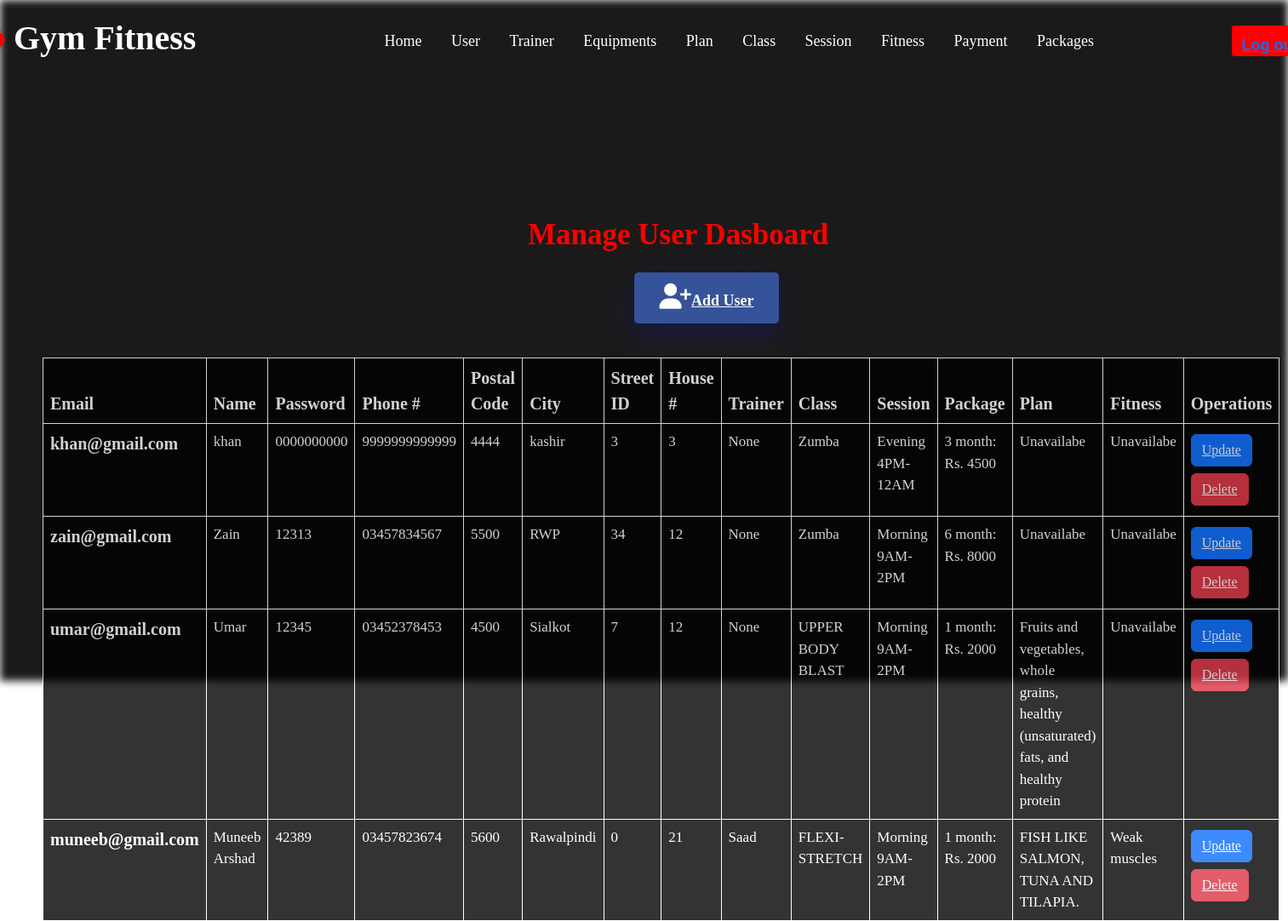
/userData.php, run on the app's committed database.
### tables this page shows
CREATE TABLE `user` (
  `userEmail` varchar(50) NOT NULL,
  `name` varchar(50) NOT NULL,
  `password` varchar(50) NOT NULL,
  `phoneNum` varchar(50) NOT NULL,
  `postacode` varchar(50) NOT NULL,
  `city` varchar(50) NOT NULL,
  `streetID` int(11) NOT NULL,
  `houseNum` int(11) NOT NULL,
  `sessionid` int(11) NOT NULL,
  `packageid` int(11) NOT NULL,
  `classid` int(11) NOT NULL,
  `trainerEmail` varchar(50) NOT NULL
);

CREATE TABLE `trainer` (
  `traineremail` varchar(50) NOT NULL,
  `trainername` varchar(50) NOT NULL,
  `password` varchar(50) NOT NULL,
  `phoneNum` varchar(50) NOT NULL,
  `postacode` varchar(50) NOT NULL,
  `city` varchar(50) NOT NULL,
  `streetID` varchar(50) NOT NULL,
  `houseNum` int(11) NOT NULL
);

CREATE TABLE `class` (
  `classid` int(11) NOT NULL,
  `classname` varchar(200) NOT NULL
);

CREATE TABLE `session` (
  `sessionid` int(11) NOT NULL,
  `sessionname` text NOT NULL
);

CREATE TABLE `package` (
  `packageid` int(11) NOT NULL,
  `packagename` varchar(200) NOT NULL
);

CREATE TABLE `plan` (
  `userEmail` varchar(50) NOT NULL,
  `planname` text DEFAULT NULL
);

CREATE TABLE `fitness` (
  `userEmail` varchar(50) NOT NULL,
  `fitnessstatus` text NOT NULL
);

### userData.php (the view, shortened to what this page needs)
<?php
include "dbconn.php";
?>
<!doctype html>
<html lang="en">
<head>
    <link rel="stylesheet" href="https://cdnjs.cloudflare.com/ajax/libs/font-awesome/6.1.1/css/all.min.css">
    <link href="https://cdn.jsdelivr.net/npm/bootstrap@5.2.0-beta1/dist/css/bootstrap.min.css" rel="stylesheet">
</head>
<body>
    <div class="contact-form">
        <button class="login"><a href="home.php">Log out</button>
        <li class="A"><a href="adminpanel.php">Home</a></li>
        <h2><i class="fa-solid fa-dumbbell" style="font-size:30px;color:red;"></i> Gym Fitness</h2>
        <li><a href="userData.php">User</a></li>
        <li><a class="active" href="trainerData.php">Trainer</a></li>
        <li><a class="active" href="equipmentData.php">Equipments</a></li>
        <li><a class="active" href="planData.php">Plan</a></li>
        <li><a class="active" href="classData.php">Class</a></li>
        <li><a class="active" href="sessionData.php">Session</a></li>
        <li><a class="active" href="fitnessData.php">Fitness</a></li>
        <li><a class="active" href="paymentData.php">Payment</a></li>
        <li><a class="active" href="packageData.php">Packages</a></li>
    </div>
    <div class="container">
        <label class="titl"> Manage User Dasboard</label>
        <button type="addUser" class="addUserbtn"><a href="userDataIn.php" class="text-light"><i
                    class="fa-solid fa-user-plus" style="font-size:30px;color:white;"></i>Add User</a></button>
        <table class="table" style="width:50%">
            <thead>
                <tr>
                    <th scope="col">Email</th>
                    <th scope="col">Name</th>
                    <th scope="col">Password</th>
                    <th scope="col">Phone #</th>
                    <th scope="col">Postal Code</th>
                    <th scope="col">City</th>
                    <th scope="col">Street ID</th>
                    <th scope="col">House #</th>
                    <th scope="col">Trainer</th>
                    <th scope="col">Class</th>
                    <th scope="col">Session</th>
                    <th scope="col">Package</th>
                    <th scope="col">Plan</th>
                    <th scope="col">Fitness</th>
                    <th scope="col">Operations</th>
                </tr>
            </thead>
            <tbody>
                <?php
                $sql = "select user.userEmail,user.name, user.password, user.phoneNum,user.postacode, user.city,user.streetID,user.houseNum,trainername,classname,sessionname,packagename,planname,fitnessstatus from user join trainer on user.trainerEmail=trainer.traineremail join  class on user.classid = class.classid join session on user.sessionid = session.sessionid join  package on user.packageid = package.packageid join  plan on user.userEmail = plan.userEmail join  fitness on user.userEmail = fitness.userEmail;";
                $result = mysqli_query($con,$sql);
                if($result){
                    while($row = mysqli_fetch_assoc($result)){
                        $email = $row['userEmail'];
                        $name = $row['name'];
                        $password = $row['password'];
                        $phone = $row['phoneNum'];
                        $postal = $row['postacode'];
                        $city = $row['city'];
                        $street = $row['streetID'];
                        $house = $row['houseNum'];
                        $trainer = $row['trainername'];
                        $class = $row['classname'];
                        $session = $row['sessionname'];
                        $package = $row['packagename'];
                        $plan = $row['planname'];
                        $fitness = $row['fitnessstatus'];
                        echo '<tr>
                        <th scope="row">'.$email.'</th>
                        <td>'.$name.'</td>
                        <td>'.$password.'</td>
                        <td>'.$phone.'</td>
                        <td>'.$postal.'</td>
                        <td>'.$city.'</td>
                        <td>'.$street.'</td>
                        <td>'.$house.'</td>
                        <td>'.$trainer.'</td>
                        <td>'.$class.'</td>
                        <td>'.$session.'</td>
                        <td>'.$package.'</td>
                        <td>'.$plan.'</td>
                        <td>'.$fitness.'</td>
                        <td>
                     <button class = "btn btn-primary my-1"><a href="userDataUpd.php?updateid='.$email.'" class = "text-light">Update</a></button><br>
                     <button class = "btn btn-danger my-1"><a href="userDelete.php?deleteid='.$email.'"class = "text-light">Delete</a></button><br>
                 </td>
                    </tr>';
                    }
                }
                ?>
            </tbody>
        </table>
    </div>
</body>
</html>

### userData.php (style rules this page uses)
* { box-sizing: border-box; }
body { padding: 0; margin: 0; font-family: 'Poppins', sans-serif; }
body:before { content: ''; position: fixed; width: 100vw; height: 100vh; background: black; background-position: center center; background-image: url(pic.jpg); background-repeat: no-repeat; background-attachment: fixed; background-size: cover; opacity: 0.9; -webkit-filter: blur(5px); -moz-filter: blur(1px); }
.contact-form { display: inline-block; position: absolute; top: 10px; left: 50%; transform: translate(-50%, -50%); width: 1520px; height: 45px; padding: 80px 40px; background: transparent; }
.contact-form h2 { position: absolute; font-family: 'poppins', 'san-serif'; margin: 0; padding: 0 0 20px; font-weight: bolder; top: 91px; font-size: 40px; left: -28px; color: #fff; }
label { font-family: 'poppins', 'san-serif'; margin: 0; padding: 0 0 20px; color: white; position: relative; }
.contact-form li { font-family: 'poppins', 'san-serif'; position: relative; font-size: large; top: 25px; left: 400px; display: inline-block; margin: 0 15px; }
.contact-form li a { text-decoration: none; color: #fff; padding: 5px 0; position: relative; }
.contact-form li a::after { content: ''; background: #ff3d00; width: 0; height: 2px; position: absolute; left: 0; transition: width 0.5s; }
.contact-form .login { top: 100px; position: absolute; width: 90px; left: 1450px; height: 36px; font-size: 18px; font-weight: bold; padding: 10px; border: none; background: red; color: #fff; cursor: pointer; border-radius: 3px; }
table, th, td { padding: 8px; border: 1.23px solid; text-align: middle; }
table { column-width: 10px; position: absolute; top: 420px; left: 50px; opacity: 0.8; border-collapse: collapse; width: 900px; background: black; }
th { font-family: 'Poppins'; font-size: 20px; background-color: #04AA6D; color: white; }
td { font-family: 'Poppins'; font-size: 17px; background-color: #04AA6D; color: white; }
.container .titl { position: absolute; font-size: 35px; color: red; font-weight: bolder; left: 620px; top: 250px; }
.container .addUserbtn { top: 320px; font-family: 'Poppins'; cursor: pointer; position: absolute; width: 170px; left: 745px; height: 60px; font-weight: bolder; font-size: large; background: #365299; padding: 10px 15px; color: #f5ecec; border-radius: 5px; margin-right: 10px; box-shadow: 0 12px 16px 0 rgba(10, 10, 95, 0.24), 0 17px 50px 0 rgba(73, 75, 199, 0.19); border: none; }

### data on the page
user: userEmail "khan@gmail.com", name "khan", password "0000000000", phoneNum "9999999999999", postacode "4444", city "kashir", streetID "3", houseNum "3", trainerEmail.trainername "None", classid.classname "Zumba", sessionid.sessionname "Evening 4PM-12AM", packageid.packagename "3 month: Rs. 4500", plan.planname "Unavailabe", fitness.fitnessstatus "Unavailabe"
user: userEmail "zain@gmail.com", name "Zain", password "12313", phoneNum "03457834567", postacode "5500", city "RWP", streetID "34", houseNum "12", trainerEmail.trainername "None", classid.classname "Zumba", sessionid.sessionname "Morning 9AM-2PM", packageid.packagename "6 month: Rs. 8000", plan.planname "Unavailabe", fitness.fitnessstatus "Unavailabe"
user: userEmail "umar@gmail.com", name "Umar", password "12345", phoneNum "03452378453", postacode "4500", city "Sialkot", streetID "7", houseNum "12", trainerEmail.trainername "None", classid.classname "UPPER BODY BLAST", sessionid.sessionname "Morning 9AM-2PM", packageid.packagename "1 month: Rs. 2000", plan.planname "Fruits and vegetables, whole grains, healthy (unsaturated) fats, and healthy protein", fitness.fitnessstatus "Unavailabe"
user: userEmail "muneeb@gmail.com", name "Muneeb Arshad", password "42389", phoneNum "03457823674", postacode "5600", city "Rawalpindi", streetID "0", houseNum "21", trainerEmail.trainername "Saad", classid.classname "FLEXI-STRETCH", sessionid.sessionname "Morning 9AM-2PM", packageid.packagename "1 month: Rs. 2000", plan.planname "FISH LIKE SALMON, TUNA AND TILAPIA.", fitness.fitnessstatus "Weak muscles"
